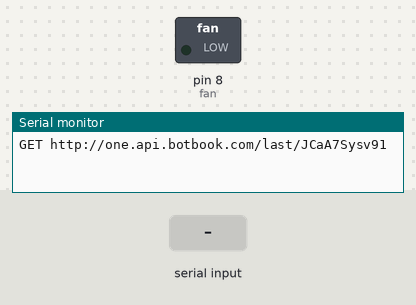
The sketch below on a simulated Arduino Uno, built with avr-gcc and run on an emulated ATmega328P. On the bench: switched loads named in the sketch (green lamp = pin HIGH), the last lines printed to the serial monitor. The inputs (shaded band) are chosen by the test bench.

Above: at 1.2 s.
1.3 s: "90,45\n" received over Serial
At 1.8 s:
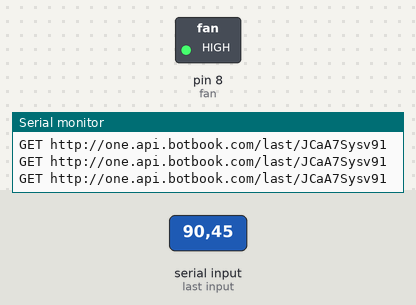
Timing chart, 0 to 4.3 s (numbered marks = the images above; inputs shaded):
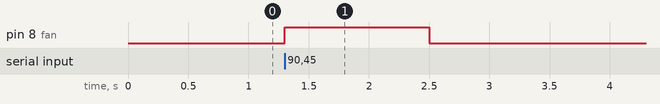

Measured:
- after the input at 1.3 s, pin 8 (fan): LOW → HIGH at once, → LOW 1.2 s later

The sketch:

IoT_fan_led.ino
```cpp
float x = -8888;
int fan = 8;

void powerOn () {
  digitalWrite(fan, HIGH);
}

void powerOff () {
  digitalWrite(fan, LOW);
}

void setup() {
  Serial.begin(115200);
  pinMode(fan, OUTPUT);
}

String serialHttpGet(String url) {
  Serial.print("GET ");
  Serial.println(url);
  return Serial.readStringUntil('\n');
}

float serialHttpGetFloat(String url) {
  String s = serialHttpGet(url);
  return s.toFloat();
}

void loop() {
  x = serialHttpGetFloat("http://one.api.botbook.com/last/JCaA7Sysv91");
  if (x > 3) {
    powerOn();
  }
  else {
    powerOff();
  }
  delay(200);
}
```
